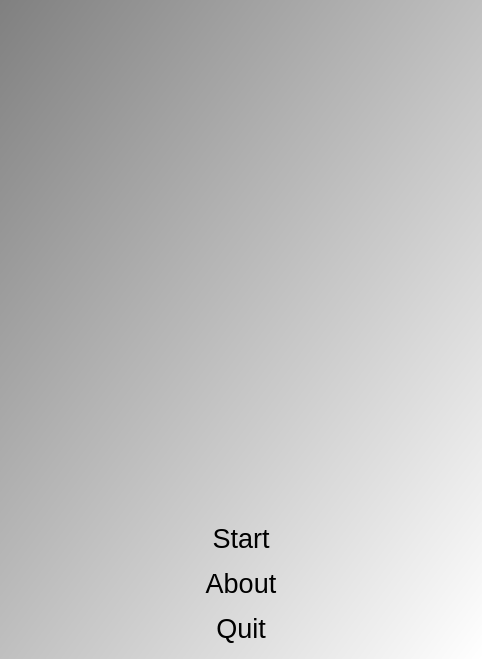
<?xml version="1.0" encoding="UTF-8"?>
<ui version="4.0">
 <class>QtHometrainerMenuDialog</class>
 <widget class="QDialog" name="QtHometrainerMenuDialog">
  <property name="geometry">
   <rect>
    <x>0</x>
    <y>0</y>
    <width>482</width>
    <height>659</height>
   </rect>
  </property>
  <property name="font">
   <font>
    <pointsize>20</pointsize>
   </font>
  </property>
  <property name="windowTitle">
   <string>Hometrainer</string>
  </property>
  <property name="windowIcon">
   <iconset>
    <normaloff>:/images/R.png</normaloff>:/images/R.png</iconset>
  </property>
  <property name="styleSheet">
   <string notr="true">QDialog { 
background-color: qlineargradient(x1: 0, y1: 0, x2: 1, y2: 1, stop: 0  #808080, stop: 1 #ffffff);
}
QPushButton { background-color: rgb(255, 255, 255);  }
QPushButton { color: rgb(0,0,0); }
QPushButton { font: 48px, &quot;monospace&quot; }</string>
  </property>
  <layout class="QGridLayout" name="gridLayout">
   <item row="2" column="0">
    <widget class="QPushButton" name="button_about">
     <property name="text">
      <string>About</string>
     </property>
     <property name="flat">
      <bool>true</bool>
     </property>
    </widget>
   </item>
   <item row="3" column="0">
    <widget class="QPushButton" name="button_quit">
     <property name="text">
      <string>Quit</string>
     </property>
     <property name="flat">
      <bool>true</bool>
     </property>
    </widget>
   </item>
   <item row="1" column="0">
    <widget class="QPushButton" name="button_start">
     <property name="text">
      <string>Start</string>
     </property>
     <property name="flat">
      <bool>true</bool>
     </property>
    </widget>
   </item>
   <item row="0" column="0">
    <widget class="QLabel" name="label">
     <property name="text">
      <string/>
     </property>
     <property name="pixmap">
      <pixmap resource="ToolHometrainer.qrc">:/images/ToolHometrainerQuestionmark.png</pixmap>
     </property>
     <property name="alignment">
      <set>Qt::AlignCenter</set>
     </property>
    </widget>
   </item>
  </layout>
 </widget>
 <tabstops>
  <tabstop>button_start</tabstop>
  <tabstop>button_about</tabstop>
  <tabstop>button_quit</tabstop>
 </tabstops>
 <resources>
  <include location="ToolHometrainer.qrc"/>
 </resources>
 <connections/>
</ui>
